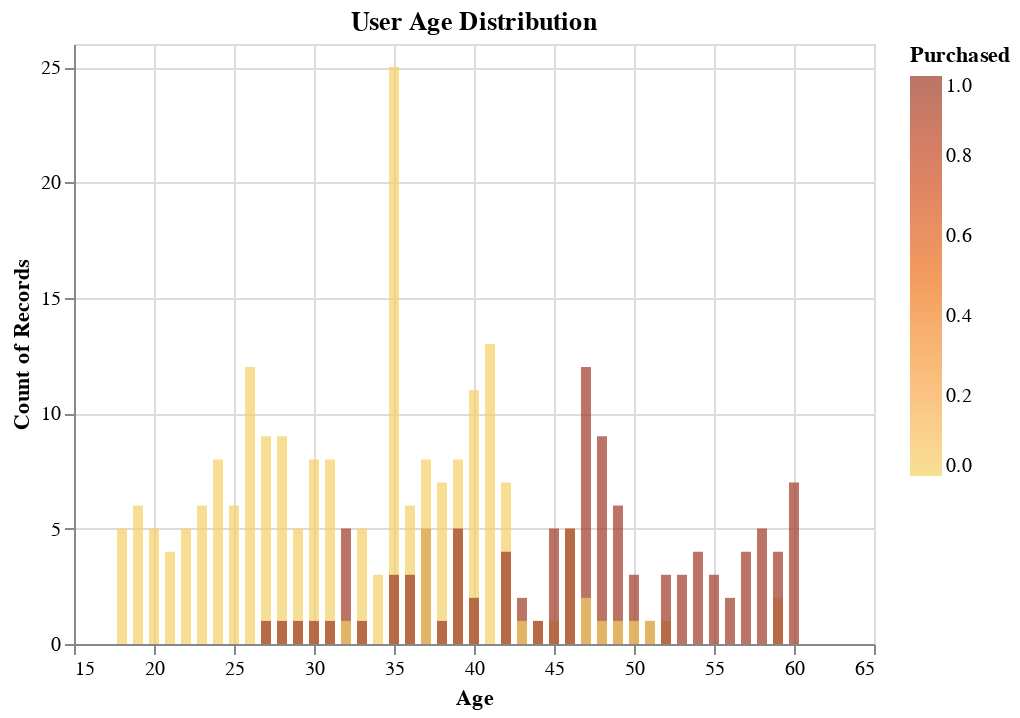

Source (notebook cell):
### Code cell
alt.Chart(media_df_train).mark_bar(opacity = 0.7).encode(
    alt.X("Age"),
    alt.Y('count()', stack=None),
    color=alt.Color('Purchased', scale=alt.Scale(scheme='goldorange'))
).properties(title = "User Age Distribution")

### Figure 1 — Vega-Lite specification as saved in the notebook (floating-point values rounded to 4 significant figures; data arrays with more than 128 entries replaced by an {"elided": "..."} marker saying what was removed)
{"$schema": "https://vega.github.io/schema/vega-lite/v3.4.0.json", "config": {"mark": {"tooltip": null}, "view": {"height": 300, "width": 400}}, "data": {"name": "data-1d3b0e0fee3d6508ad3faee76fa53a52"}, "datasets": {"data-1d3b0e0fee3d6508ad3faee76fa53a52": {"elided": "320 records"}}, "encoding": {"color": {"field": "Purchased", "scale": {"scheme": "goldorange"}, "type": "quantitative"}, "x": {"field": "Age", "type": "quantitative"}, "y": {"aggregate": "count", "stack": null, "type": "quantitative"}}, "mark": {"opacity": 0.7, "type": "bar"}, "title": "User Age Distribution"}
